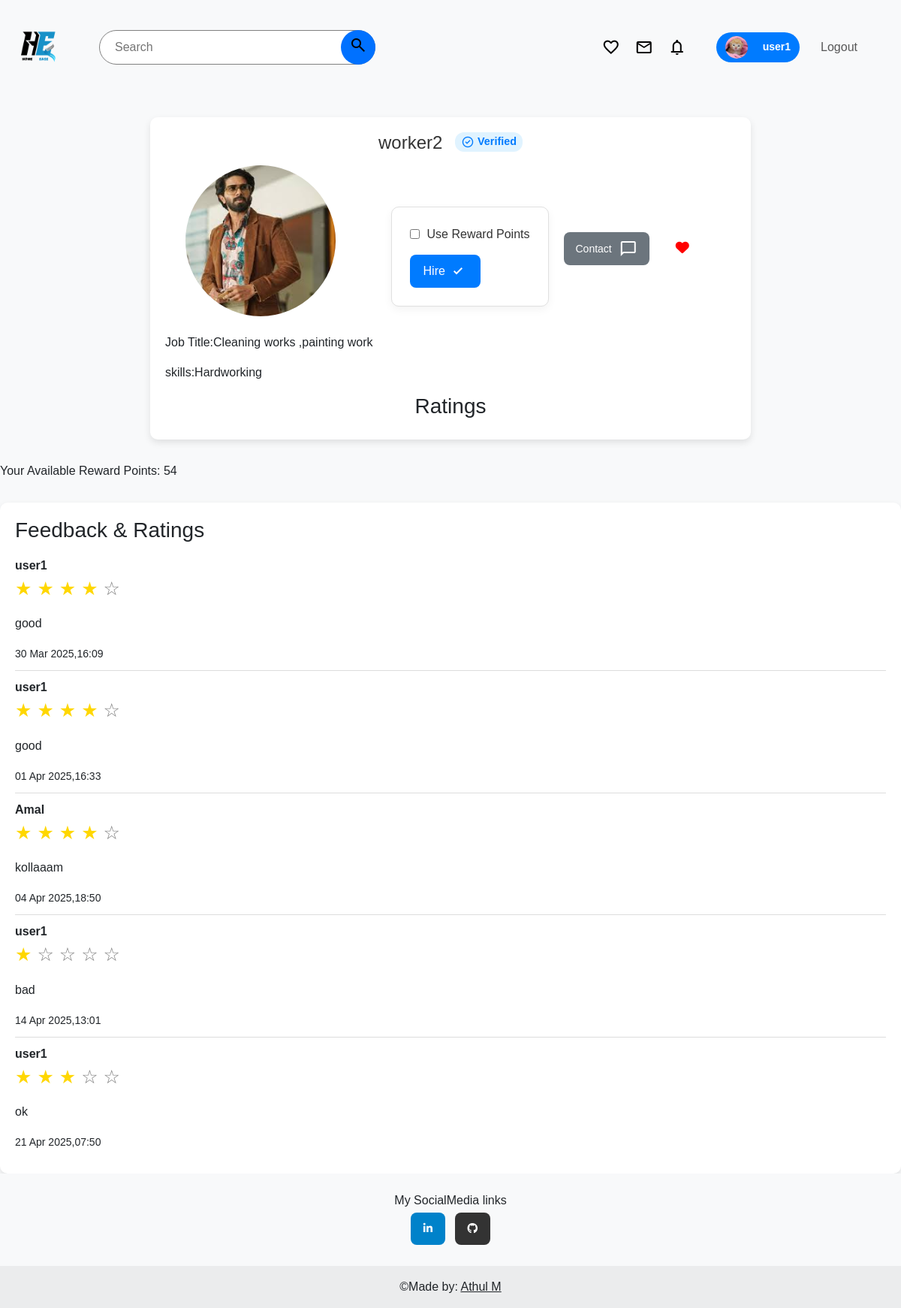
The app's page /website/workerdetails/6 (signed in) with its own data.
### user/models.py (models this page shows, shortened)
class UserProfile(models.Model):
    user = models.OneToOneField(User,on_delete=models.CASCADE,related_name='userprofile')
    address = models.TextField()
    profilepicture = models.ImageField(upload_to='userprofilepics')
    contact = models.IntegerField(null=True)
    reward_points = models.IntegerField(default=0,blank=True)

class WorkerProfile(models.Model):
    status_choices = (('pending','Pending'),
                      ('accepted','Accepted'),
                      ('rejected','Rejected'))
    status = models.CharField(max_length=150,choices=status_choices,default='pending',blank=True)
    rejection_message = models.TextField(blank=True,null=True)
    user = models.OneToOneField(User,on_delete=models.CASCADE,related_name='worker_profile')
    job_title = models.CharField(max_length=100,blank=True)
    skills = models.TextField(null=True)
    profilepicture = models.ImageField(upload_to='workerprofilepics',blank=True,null=True)
    contact = models.IntegerField(null=True)
    categories = models.ManyToManyField('website.Category')
    availability = models.BooleanField(default=True)
    is_approved = models.BooleanField(default=False,blank=True)
    points = models.IntegerField(default=0,blank=True)

class Feedback(models.Model):
    worker = models.ForeignKey(WorkerProfile,on_delete=models.CASCADE)
    user = models.ForeignKey(User,on_delete=models.CASCADE)
    rating = models.IntegerField(default=5)
    comment = models.TextField()
    created_at = models.DateTimeField(auto_now_add=True)

### website/views.py (the view)
# urls.py: path('workerdetails/<int:wid>',worker_detail,name='workerdetails'),
def worker_detail(request,wid):
    if not request.user.is_authenticated:
        messages.warning(request, "You need to log in to view the worker's profile.")
        return redirect('loginpage')
    worker = WorkerProfile.objects.get(id = wid)
    user_profile= request.user.userprofile
    wishlist = WishList.objects.filter(user=request.user,worker = worker)
    hire_request = HireRequest.objects.filter(user=request.user,worker=worker).order_by('-id').first()
    feedbacks = Feedback.objects.filter(worker=worker).order_by('created_at')
    can_give_feedback = False
    if hire_request and hire_request.completed:
        existing_feedback = Feedback.objects.filter(worker=worker,user=request.user,created_at__gte=hire_request.created_at).exists()
        if not existing_feedback:
            can_give_feedback = True
    if request.method == 'POST' and can_give_feedback:
        form = FeedbackForm(request.POST)
        if form.is_valid():
            feedback = form.save(commit=False)
            feedback.user = request.user
            feedback.worker = worker
            feedback.save()
            messages.success(request,"Your feedback has been submitted successfully!")
            return redirect(worker_detail,wid=wid)
    else:
        form = FeedbackForm()
    return render(request,'workerdetail.html',{'worker':worker,'hire_request':hire_request,'feedbacks':feedbacks,'can_give_feedback':can_give_feedback,'form':form,'user_profile':user_profile,'wishlist':wishlist})

### user/forms.py
class RegUser(UserCreationForm):
      email = forms.EmailField(widget=forms.EmailInput(attrs={'class': 'form-control', 'placeholder': 'Enter your email'}))
      username = forms.CharField(widget=forms.TextInput(attrs={'class': 'form-control', 'placeholder': 'Enter username'}))
      password1 = forms.CharField(widget=forms.PasswordInput(attrs={'class': 'form-control', 'placeholder': 'Enter password'}))
      password2 = forms.CharField(widget=forms.PasswordInput(attrs={'class': 'form-control', 'placeholder': 'Confirm password'}))
      class Meta:
         model = User
         fields = ['username' , 'email','password1','password2']

class FeedbackForm(forms.ModelForm):
     RATING_CHOICES = [(i, '★' * i + '☆' * (5 - i)) for i in range(5, 0, -1)]
     rating = forms.ChoiceField(
        label="Rate the service",
        choices=RATING_CHOICES,
        widget=forms.RadioSelect(attrs={'class': 'rating-stars'})
    )
     comment = forms.CharField(
        widget=forms.Textarea(attrs={'class': 'form-control', 'rows': 3, 'placeholder': 'Write your comment here'})
    )
     class Meta:
          model = Feedback
          fields = ['rating','comment']

### user/context_processors.py (called while the page is built)
def registration_form(request):
    return {'form':RegUser()}

### templates/workerdetail.html (shortened to what this page needs)
{% extends 'base.html' %}
{% block links %}
{% load static %}
<link rel="stylesheet" href="{% static 'css/workerdetail.css' %}">
{% endblock %}
{% block contents %}
<div class="worker-detail-container">
  <div class="header">
    <h1>
    {{worker.user.username}}
    {%if worker.points >= 1 %}
    <span class="verified-badge">
      <span class="material-symbols-outlined">
        </span>
        Verified
    </span>
        {%endif%}
    </h1>
  </div>
    <div class="card mb-3" >
        <div class="row g-0">
          <div class="col-md-4 align-items-center">
            <img src="{{ worker.profilepicture.url }}" class="img-fluid" alt="Profile Picture">
          </div>
          <div class="col-md-8">
            <div class="card-body">
               <div class="contact">
                    {% if hire_request %}
                        {% if hire_request.completed %}
                        <form action="{% url 'send_hire_request' worker.id %}" method="post" class="redeem-form">
                            <div class="checkbox-row">
                                <input type="checkbox" id="use_rewards" onchange="toggleRewardInput(this)">
                                <label for="use_rewards">Use Reward Points</label>
                            </div>
                            <button type="submit" class="modern-btn">
                                Hire <span class="material-symbols-outlined">check_small</span>
                            </button>
                        </form>
                    {% endif %}
                {% endif %}
                <a href="{% url 'chat_page' worker.user.id %}" style="text-decoration: none;"><button class="btn btn-secondary contactbtn">Contact<span class="material-symbols-outlined">
              </span></button></a>
              {% if not wishlist %}
              <form method="post" action="{%url 'addtowishlist' worker.id%}">
                {%csrf_token%}
                <button class="icon-btn">
                    <i class="fa-regular fa-heart" style="color: grey; font-size: 1.5vw"></i>
                  </button>
              </form>
              {% elif wishlist %}
              <form method="post" action="{%url 'removefromwishlist' worker.id%}">
                <button class="icon-btn">
                    <i class="fa-solid fa-heart" style="color: red; font-size : 1.5vw;"></i>
                  </button>
              </form>
              {%endif%}
                </div>
            </div>
          </div>
        </div>
      </div>
<p>Job Title:{{worker.job_title}}</p>
<p>skills:{{worker.skills}}</p>
    <div class="ratings">
        <h3>Ratings</h3>
    </div>
</div>
<p>Your Available Reward Points: {{ user.userprofile.reward_points }}</p>
<div class="feedback-section">
  <h3>Feedback & Ratings</h3>
{% if feedbacks %}
  {% for feedback in feedbacks %}
      <div class="feedback">
          <strong>{{ feedback.user.username }}</strong>
          <p class="submitted-rating">
            {% for i in "12345"|make_list %}
                {% if forloop.counter <= feedback.rating %}
                    <span class="filled-star">★</span>
                {% else %}
                    <span class="empty-star">☆</span>
                {% endif %}
            {% endfor %}
        </p>
          <p>{{ feedback.comment }}</p>
          <small>{{feedback.created_at|date:"d M Y,H:i"}}</small>
      </div>
      {% endfor %}
{% else %}
      <p>No feedback available.</p>
{% endif %}
</div>
{% endblock %}

### templates/header.html (shortened to what this page needs)
<nav class="navbar navbar-expand-lg navbar-light bg-light">
  {% load static %}
    {% if request.user.is_authenticated and request.user.worker_profile %}
      <a href="{% url 'workerhome' %}"><img class="logo" src="{% static 'images/logo3.PNG' %}" style="height:min-content;"></a>
    {% else %}
      <a class="navbar-brand" href=" {% url 'home' %} "><img class="logo" src="{% static 'images/logo3.PNG' %}" style="height:min-content;"></a>
    {%endif%}
    <div class="collapse navbar-collapse" id="navbarTogglerDemo02">
      <div class="searchbar">
        <form method="get" action="{% url 'search_workers' %}" class="form-inline my-2 my-lg-0 search-bar" style="display: flex; width: 100%; max-width: 400px; flex: 1 1 auto;">
        <input class=" mr-sm-2" type="text"  name="q" placeholder="Search" value="{{search_query}}">
        <button  type="submit"><span class="material-symbols-outlined">
            </span></button>
        </form>
      </div>
      <div class="authlinks">
        <div class="icons">
        {% if user.userprofile%}
        <a href="{% url 'wishlist' %}"><span class="material-symbols-outlined">
          </span></a>
        {%endif%}
          <a href="{% url 'allmessages' %}">
            <span class="material-symbols-outlined">
          </span>
          </a>
          <a href="{% url 'hireresponse' %}">
            <span class="material-symbols-outlined">
            </span>
          </a>
        </div>
        <ul class="navbar-nav mr-auto mt-2 mt-lg-0" style="gap: 20px; display:flex; justify-content:center; align-items:center;">
        <div class="gotoprofile">
          {% if user.is_authenticated %}
          <button class=" profile-button">
            {% if user.userprofile.profilepicture %}
            <img class="profilepic" src="{{user.userprofile.profilepicture.url}}">
            {%elif user.worker_profile.profilepicture%}
            <img class="profilepic" src="{{user.worker_profile.profilepicture.url}}">
            {%else%}
            <span class="material-symbols-outlined">
              account_circle
            </span>
            {%endif%}
            {% if user.worker_profile %}
              <a href="{% url 'weditprofile' %}" style="text-decoration: none; margin-top:15px;"><p>{{request.user}}</p></a>
            {%elif user.userprofile%}
              <a href="{% url 'editprofile' %}" style="text-decoration: none; margin-top:15px;"><p>{{request.user}}</p></a>
            {%endif%}
          </button>
        </div>
        <li class="nav-item">
          <a class="logout nav-link" href="{% url 'logout' %}">Logout</a>
        </li>
        {% endif %}
        </ul>
       </div>
    </div>
  </nav>

### static/css/base.css (style rules this page uses)
.logo { max-height: 100px; max-width: 100px; width: 100%; }
.authlinks { display: flex; margin-left: auto; margin-right: 50px; justify-content: center; align-items: center; flex-shrink: 0; }
.icons { display:inline-flex ; justify-content: center; align-items: center; gap: 20px; margin-right: 40px; text-align: center; }
.icons span { color: black; vertical-align: middle; }
.search-bar { position: relative; }
.searchbar input { padding: 10px 20px; font: inherit; border-radius: 100px; border: 1px solid gray; width: 100%; }
.searchbar button { height: 100%; aspect-ratio: 1/1; background-color: #0071ff; fill: white; border: none; border-radius: 50%; position: absolute; right: 0; transition: backgroundcolor 0.3s ease; }
input, select, textarea { display: block !important; visibility: visible !important; }
.profilepic { width: 30px; height: 30px; border-radius: 50%; object-fit: cover; }
.gotoprofile { display: flex; justify-content: center; align-items: center; }
.profile-button { display: flex; justify-content: center; align-items: center; width: 100%; background-color: #007bff; border-radius: 50px; border: none; border-radius: 50px; padding: 5px 12px; height: 40px; cursor: pointer; transition: background-color 0.3s ease; gap: 20px; }
.profile-button a { color: white; font-weight: bold; font-size: 14px; text-decoration: none; white-space: nowrap; display: flex; align-items: center; height: 100%; }
.searchbar { flex: 1; display: flex; justify-content: center; max-width: 400px; width: 100%; position: relative; padding: 0 1rem; box-sizing: border-box; }
.searchbar form { width: 100%; display: flex; position: relative; }
.searchbar input { width: 100%; box-sizing: border-box; }

### static/css/workerdetail.css (style rules this page uses)
body { font-family: 'Poppins', sans-serif; background-color: #f8f9fa; margin: 0; padding: 0; }
.worker-detail-container { max-width: 800px; margin: 30px auto; padding: 20px; background: #fff; border-radius: 10px; box-shadow: 0px 4px 10px rgba(0, 0, 0, 0.1); }
.header h1 { text-align: center; font-size: 24px; color: #333; margin-bottom: 15px; }
.card { border: none; overflow: hidden; width: 100%; }
.card img { width: 100%; height: auto; max-width: 200px; display: block; margin: 0 auto; border-radius: 50%; }
.card-body { padding: 20px; }
.contact, .ratings { text-align: center; margin-top: 15px; }
.contact { display: flex; align-items: center; gap: 20px; justify-content: center; }
.btn { padding: 10px 16px; font-size: 14px; border-radius: 8px; transition: 0.3s ease-in-out; }
.contactbtn { display: flex; justify-content: center; align-items: center; gap: 10px; }
.btn-secondary { background-color: #6c757d; border: none; }
.feedback-section { margin-top: 30px; padding: 20px; background: #fff; border-radius: 10px; box-shadow: 0px 4px 10px rgba(0, 0, 0, 0.1); }
.feedback { border-bottom: 1px solid #ddd; padding: 10px 0; }
.feedback:last-child { border-bottom: none; }
.submitted-rating { font-size: 25px; color: gold; }
.filled-star { color: gold; }
.empty-star { color: gray; }
.redeem-form { background: #fff; border: 1px solid #e0e0e0; padding: 1.5rem; border-radius: 10px; box-shadow: 0 4px 12px rgba(0,0,0,0.05); max-width: 400px; margin-top: 20px; }
.checkbox-row { display: flex; align-items: center; gap: 10px; margin-bottom: 15px; font-size: 16px; color: #333; }
.modern-btn { background-color: #007bff; color: white; border: none; padding: 10px 18px; border-radius: 8px; font-size: 16px; cursor: pointer; display: flex; align-items: center; gap: 5px; transition: background-color 0.3s; }
.icon-btn { padding: 15px; border: none; background: none; }
.verified-badge { display: inline-flex; align-items: center; background-color: #e0f3ff; color: #007bff; padding: 4px 8px; border-radius: 12px; font-size: 0.9rem; font-weight: 600; margin-left: 10px; }
.verified-badge .material-symbols-outlined { font-size: 18px; margin-right: 4px; }

### records on screen
WorkerProfile: user.username "worker2", profilepicture (picture), job_title "Cleaning works ,painting work", skills "Hardworking"
Feedback: user.username "user1", rating 4 (drawn), comment "good", created_at "30 Mar 2025,16:09"
Feedback: user.username "user1", rating 4 (drawn), comment "good", created_at "01 Apr 2025,16:33"
Feedback: user.username "Amal", rating 4 (drawn), comment "kollaaam", created_at "04 Apr 2025,18:50"
Feedback: user.username "user1", rating 1 (drawn), comment "bad", created_at "14 Apr 2025,13:01"
Feedback: user.username "user1", rating 3 (drawn), comment "ok", created_at "21 Apr 2025,07:50"

### other values on screen
{{ request.user }} "user1"
{{ user.userprofile.reward_points }} "54"
